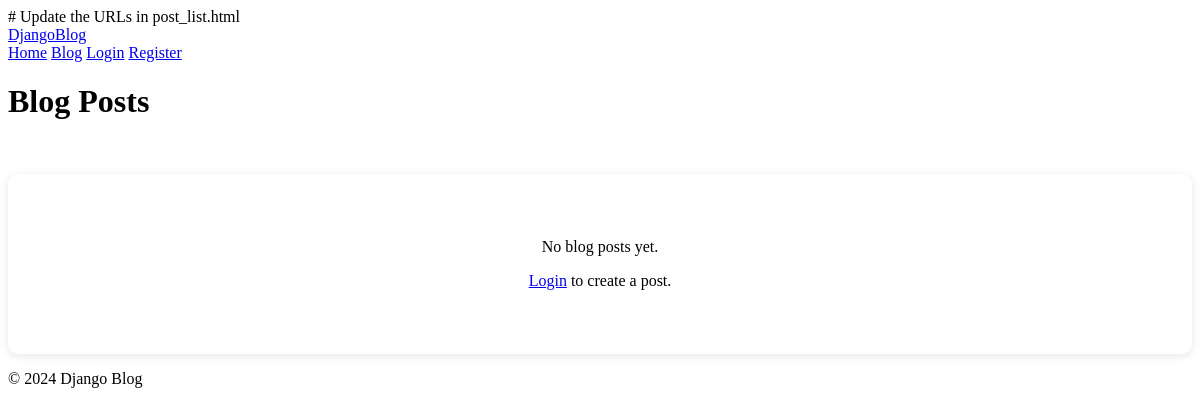
The app's page /posts/, older data.
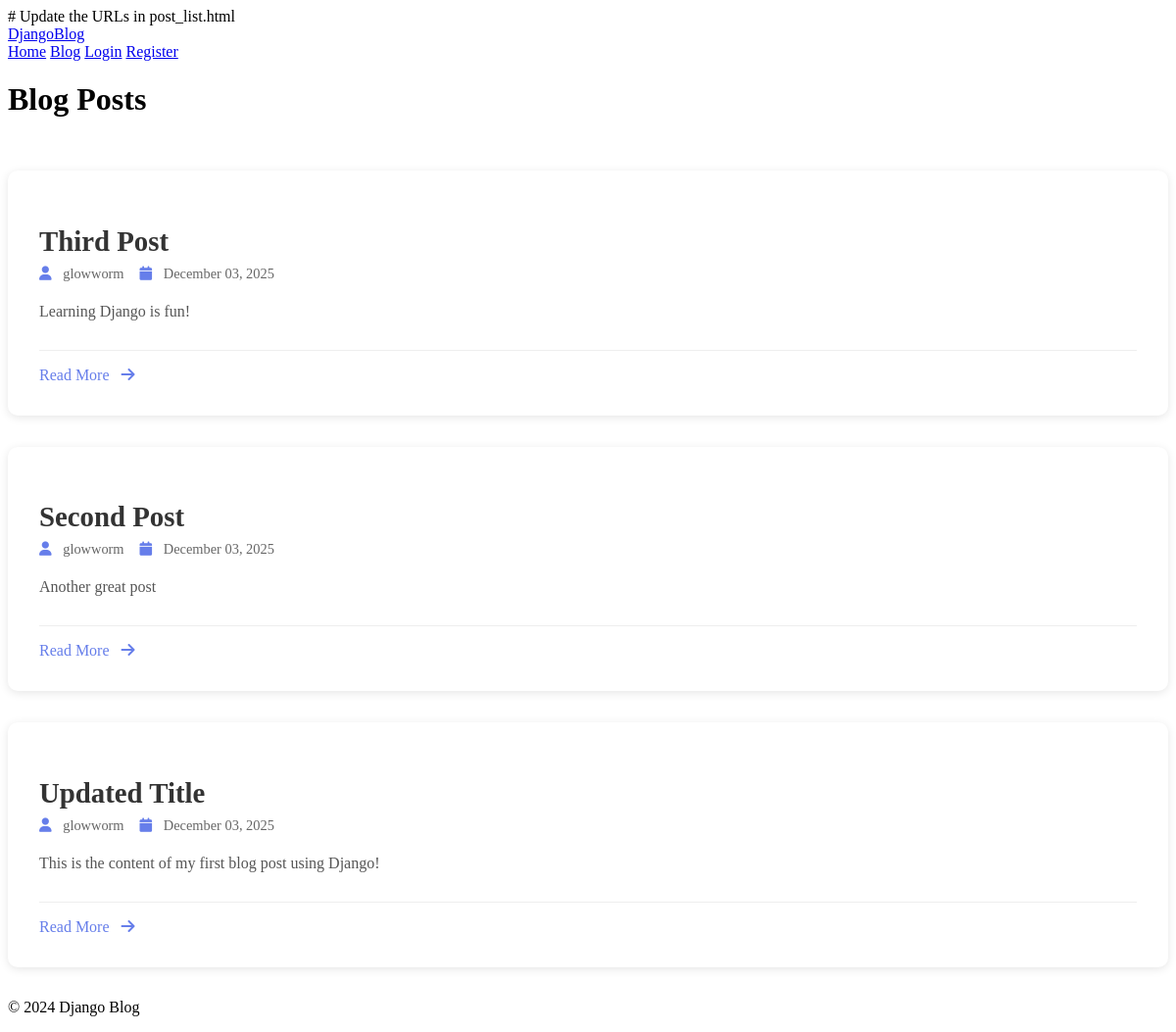
The same page, newer data.
### blog/models.py (models this page shows, shortened)
class Post(models.Model):
    title = models.CharField(max_length=200)
    content = models.TextField()
    published_date = models.DateTimeField(default=timezone.now)
    created_date = models.DateTimeField(auto_now_add=True)
    updated_date = models.DateTimeField(auto_now=True)
    author = models.ForeignKey(User, on_delete=models.CASCADE, related_name='posts')
    class Meta:
        ordering = ['-published_date']  # Newest first

### blog/views.py (the view)
# urls.py: path('posts/', PostListView.as_view(), name='post-list'),
class PostListView(ListView):
    model = Post
    template_name = 'blog/post_list.html'
    context_object_name = 'posts'
    ordering = ['-published_date']
    paginate_by = 5

### blog/templates/blog/post_list.html (shortened to what this page needs)
{% extends 'blog/base.html' %}
{% block content %}
<div class="posts-header">
    <h1>Blog Posts</h1>
</div>
{% if posts %}
    {% for post in posts %}
        <article class="post-card">
            <div class="post-header">
                <h2 class="post-title">
                    <a href="{% url 'post-detail' post.pk %}">{{ post.title }}</a>
                </h2>
                <div class="post-meta">
                    <span class="author">
                        <i class="fas fa-user"></i>
                        {{ post.author.username }}
                    </span>
                    <span class="date">
                        <i class="fas fa-calendar"></i>
                        {{ post.published_date|date:"F d, Y" }}
                    </span>
                </div>
            </div>
            <div class="post-content">
                {{ post.content|truncatewords:100|linebreaks }}
            </div>
            <div class="post-footer">
                <a href="{% url 'post-detail' post.pk %}" class="btn-read-more">
                    Read More <i class="fas fa-arrow-right"></i>
                </a>
            </div>
        </article>
    {% endfor %}
{% else %}
    <div class="no-posts">
        <p>No blog posts yet.</p>
        {% if user.is_authenticated %}
            <a href="{% url 'post-create' %}" class="btn btn-primary">Write Your First Post</a>
        {% else %}
            <p><a href="{% url 'login' %}">Login</a> to create a post.</p>
        {% endif %}
    </div>
{% endif %}
{% endblock %}

### blog/templates/blog/base.html (shortened to what this page needs)
<!DOCTYPE html>
<html lang="en">
<head>
    {% load static %}
    <link rel="stylesheet" href="{% static 'blog/css/style.css' %}">
    <link rel="stylesheet" href="https://cdnjs.cloudflare.com/ajax/libs/font-awesome/6.4.0/css/all.min.css">
</head>
<body>
    <nav class="navbar">
        <div class="container">
            <a href="{% url 'home' %}" class="logo">DjangoBlog</a>
            <div class="nav-links">
                <a href="{% url 'home' %}">Home</a>
                <a href="{% url 'post-list' %}">Blog</a>
                {% if user.is_authenticated %}
                    <a href="{% url 'post-create' %}">New Post</a>
                    <a href="{% url 'profile' %}">Profile</a>
                    <form action="{% url 'logout' %}" method="post" style="display: inline;">
                        {% csrf_token %}
                        <button type="submit" class="btn-link">Logout ({{ user.username }})</button>
                    </form>
                {% else %}
                    <a href="{% url 'login' %}">Login</a>
                    <a href="{% url 'register' %}">Register</a>
                {% endif %}
            </div>
        </div>
    </nav>
    <main class="container">
        {% block content %}
        {% endblock %}
    </main>
    <footer>
        <div class="container">
            <p>&copy; 2024 Django Blog</p>
        </div>
    </footer>
</body>
</html>

### blog/static/blog/css/style.css (style rules this page uses)
.posts-header { display: flex; justify-content: space-between; align-items: center; margin-bottom: 2rem; }
.post-card { background: white; border-radius: 10px; padding: 2rem; margin-bottom: 2rem; box-shadow: 0 2px 10px rgba(0,0,0,0.1); transition: transform 0.3s ease, box-shadow 0.3s ease; }
.post-header { margin-bottom: 1rem; }
.post-title { color: #333; font-size: 1.8rem; margin-bottom: 0.5rem; }
.post-title a { color: inherit; text-decoration: none; }
.post-meta { display: flex; flex-wrap: wrap; gap: 1rem; color: #666; font-size: 0.9rem; align-items: center; }
.post-meta i { margin-right: 0.5rem; color: #667eea; }
.post-content { line-height: 1.8; color: #555; margin-bottom: 1.5rem; }
.post-footer { border-top: 1px solid #eee; padding-top: 1rem; }
.btn-read-more { display: inline-block; color: #667eea; text-decoration: none; font-weight: 500; }
.btn-read-more i { margin-left: 0.5rem; }

Row changes from the older to the newer data that the page shows:
added Post: title "Third Post", author.username "glowworm", published_date "December 03, 2025", content "Learning Django is fun!"
added Post: title "Second Post", author.username "glowworm", published_date "December 03, 2025", content "Another great post"
added Post: title "Updated Title", author.username "glowworm", published_date "December 03, 2025", content "This is the content of my first blog post using Django!"
Text that changed along with them:
text no longer shown: "No blog posts yet. Login to create a post."
